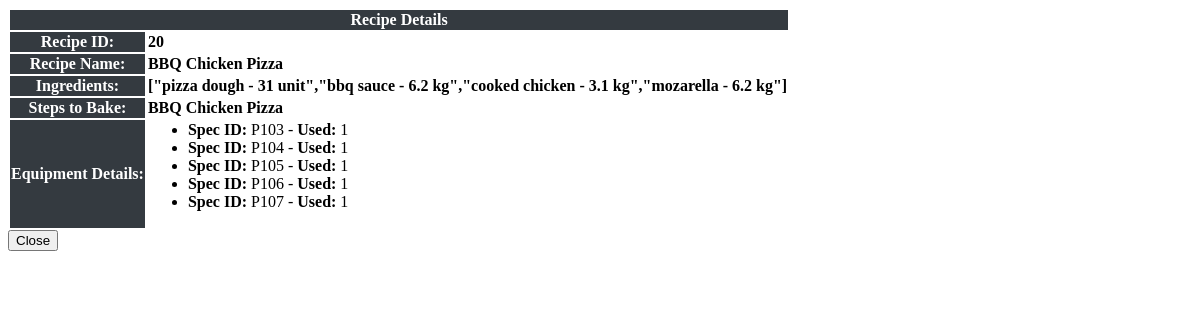
/view_details.php?id=231, run on the app's committed database.
### tables this page shows
CREATE TABLE `equipment_record` (
  `id` int(11) NOT NULL,
  `spec_id` varchar(11) NOT NULL,
  `eq_used` int(11) NOT NULL
);

### view_details.php (the view, shortened to what this page needs)
<?php include 'db_connect.php'; ?>
<?php
if (isset($_GET['id'])) {
    $id = intval($_GET['id']);
    $equipment_stmt = $conn->prepare("SELECT er.spec_id, er.eq_used FROM equipment_record er WHERE er.id = ?");
    $equipment_list = [];
    if ($equipment_stmt) {
        $equipment_stmt->bind_param('i', $id);
        $equipment_stmt->execute();
        $equipment_result = $equipment_stmt->get_result();
        if ($equipment_result && $equipment_result->num_rows > 0) {
            while ($equipment = $equipment_result->fetch_assoc()) {
                $equipment_list[] = $equipment;
            }
        }
    }
}
?>
<div class="container-fluid">
    <table class="table table-bordered">
        <thead class="thead-dark">
            <tr>
                <th colspan="2" class="text-center">Recipe Details</th>
            </tr>
        </thead>
        <tbody>
            <tr>
                <th>Recipe ID:</th>
                <td><b><?php echo isset($recipe_id) ? ucwords($recipe_id) : 'N/A'; ?></b></td>
            </tr>
            <tr>
                <th>Recipe Name:</th>
                <td><b><?php echo isset($recipe_name) ? $recipe_name : 'N/A'; ?></b></td>
            </tr>
            <tr>
                <th>Ingredients:</th>
                <td><b><?php echo isset($ingredients_data) ? $ingredients_data : 'N/A'; ?></b></td>
            </tr>
            <tr>
                <th>Steps to Bake:</th>
                <td><b><?php echo isset($recipe_step) ? $recipe_step : 'N/A'; ?></b></td>
            </tr>
            <tr>
                <th>Equipment Details:</th>
                <td>
                    <?php if (!empty($equipment_list)) : ?>
                        <ul>
                            <?php foreach ($equipment_list as $equipment) : ?>
                                <li><b>Spec ID:</b> <?php echo $equipment['spec_id']; ?> - <b>Used:</b> <?php echo $equipment['eq_used']; ?></li>
                            <?php endforeach; ?>
                        </ul>
                    <?php else : ?>
                        <b>No equipment records found.</b>
                    <?php endif; ?>
                </td>
            </tr>
        </tbody>
    </table>
</div>
<div class="modal-footer display p-0 m-0">
    <button type="button" class="btn btn-secondary" data-dismiss="modal">Close</button>
</div>

### view_details.php (style rules this page uses)
.table th, .table td { vertical-align: middle; }
.table th { background-color: #343a40; color: #fff; }
.text-center { text-align: center; }

### data on the page
equipment_record: spec_id "P103", eq_used "1"
equipment_record: spec_id "P104", eq_used "1"
equipment_record: spec_id "P105", eq_used "1"
equipment_record: spec_id "P106", eq_used "1"
equipment_record: spec_id "P107", eq_used "1"

### other printed values
$recipe_id "20"
$recipe_name "BBQ Chicken Pizza"
$ingredients_data "[\"pizza dough - 31 unit\",\"bbq sauce - 6.2 kg\",\"cooked chicken - 3.1 kg\",\"mozarella - 6.2 kg\"]"
$recipe_step "BBQ Chicken Pizza"
